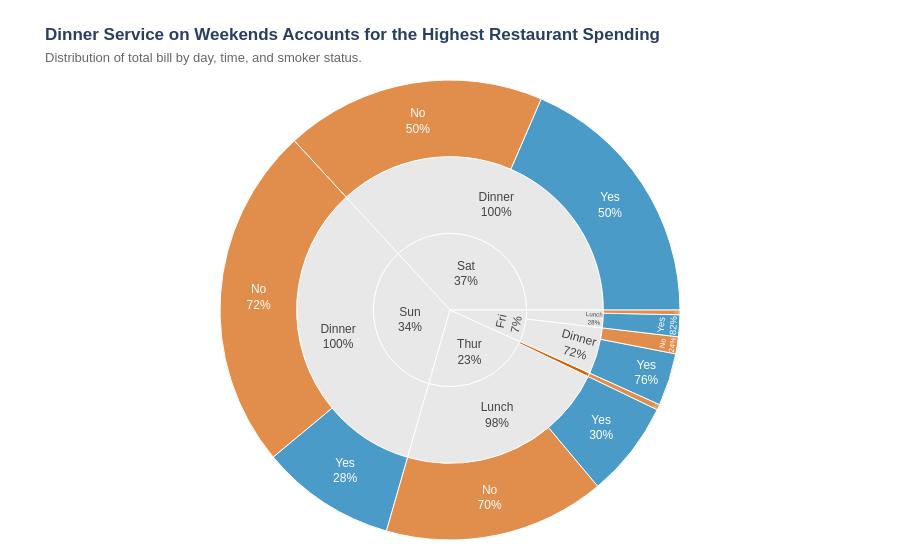

Write notebook code for a chart like this one.
### Markdown cell above
## Task 2 — Sunburst: tipping behaviour by day and meal time

**What to build:** A sunburst chart using the built-in `tips` dataset showing how **total bill amount** is distributed across day → time → smoker status.

**Requirements:**
- Load tips with `px.data.tips()`
- Aggregate **total bill** (sum of `total_bill`) per group — not count
- Hierarchy: `path=['day', 'time', 'smoker']`
- Colour encodes smoker status with a CVD-safe blue/orange palette
- Grey out parent nodes (day and time level)
- Use `percent parent` for text labels
- Insight title describing where the most spending happens

> 💡 `tips.groupby(['day', 'time', 'smoker'])['total_bill'].sum().reset_index()`

### Code cell
# 1. Load built-in dataset
tips = px.data.tips()

# 2. Aggregate total bill by group (Requirement 2)
tips_grouped = (
    tips.groupby(['day', 'time', 'smoker'])['total_bill']
    .sum()
    .reset_index()
)

# 3. Create Sunburst chart
fig2 = px.sunburst(
    tips_grouped,
    path=['day', 'time', 'smoker'], # Hierarchy
    values='total_bill',
    color='smoker',
    # CVD-safe blue/orange palette + Grey for parents (Rule 5)
    color_discrete_map={
        'Yes': '#0072B2',   # Strong Blue
        'No': '#D55E00',    # Vermillion/Orange
        '(?)': '#E8E8E8'    # Grey for parent nodes (day and time level)
    },
    title='<b>Dinner Service on Weekends Accounts for the Highest Restaurant Spending</b><br><span style="font-size:13px; color:#666666">Distribution of total bill by day, time, and smoker status.</span>'
)

# 4. Customise traces (Requirement 6 & 7)
fig2.update_traces(
    textinfo='label+percent parent', # Show percent of parent
    marker=dict(
        line=dict(color='white', width=1)
    ),
    hovertemplate='<b>%{label}</b><br>Total Bill: $%{value:,.2f}<extra></extra>'
)

# 5. Final layout cleanup
fig2.update_layout(
    margin=dict(t=80, l=20, r=20, b=20),
    font=dict(family="Arial")
)

fig2.show()

### Figure 1 — Plotly figure (JSON) as saved in the notebook; plotly's stock layout.template omitted (floating-point values rounded to 4 significant figures)
{"data": [{"branchvalues": "total", "customdata": [["(?)"], ["(?)"], ["(?)"], ["(?)"], ["(?)"], ["(?)"], ["(?)"], ["(?)"], ["(?)"], ["No"], ["No"], ["No"], ["No"], ["No"], ["No"], ["No"], ["Yes"], ["Yes"], ["Yes"], ["Yes"], ["Yes"]], "domain": {"x": [0, 1], "y": [0, 1]}, "hovertemplate": "<b>%{label}</b><br>Total Bill: $%{value:,.2f}<extra></extra>", "ids": ["Thur", "Sat", "Fri", "Thur/Lunch", "Sun/Dinner", "Sat/Dinner", "Fri/Lunch", "Fri/Dinner", "Sun", "Thur/Dinner", "Fri/Dinner/No", "Thur/Dinner/No", "Sun/Dinner/No", "Sat/Dinner/No", "Fri/Lunch/No", "Thur/Lunch/No", "Sun/Dinner/Yes", "Sat/Dinner/Yes", "Fri/Lunch/Yes", "Fri/Dinner/Yes", "Thur/Lunch/Yes"], "labels": ["Thur", "Sat", "Fri", "Lunch", "Dinner", "Dinner", "Lunch", "Dinner", "Sun", "Dinner", "No", "No", "No", "No", "No", "No", "Yes", "Yes", "Yes", "Yes", "Yes"], "marker": {"colors": ["#E8E8E8", "#E8E8E8", "#E8E8E8", "#E8E8E8", "#E8E8E8", "#E8E8E8", "#E8E8E8", "#E8E8E8", "#E8E8E8", "#D55E00", "#D55E00", "#D55E00", "#D55E00", "#D55E00", "#D55E00", "#D55E00", "#0072B2", "#0072B2", "#0072B2", "#0072B2", "#0072B2"], "line": {"color": "white", "width": 1}}, "name": "", "parents": ["", "", "", "Thur", "Sun", "Sat", "Fri", "Fri", "", "Thur", "Fri/Dinner", "Thur/Dinner", "Sun/Dinner", "Sat/Dinner", "Fri/Lunch", "Thur/Lunch", "Sun/Dinner", "Sat/Dinner", "Fri/Lunch", "Fri/Dinner", "Thur/Lunch"], "textinfo": "label+percent parent", "type": "sunburst", "values": [1096.0, 1778.0, 325.9, 1078.0, 1627.0, 1778.0, 89.92, 236.0, 1627.0, 18.78, 57.7, 18.78, 1169.0, 884.8, 15.98, 751.3, 458.3, 893.6, 73.94, 178.3, 326.2]}], "layout": {"font": {"family": "Arial"}, "legend": {"tracegroupgap": 0}, "margin": {"b": 20, "l": 20, "r": 20, "t": 80}, "title": {"text": "<b>Dinner Service on Weekends Accounts for the Highest Restaurant Spending</b><br><span style=\"font-size:13px; color:#666666\">Distribution of total bill by day, time, and smoker status.</span>"}}}
